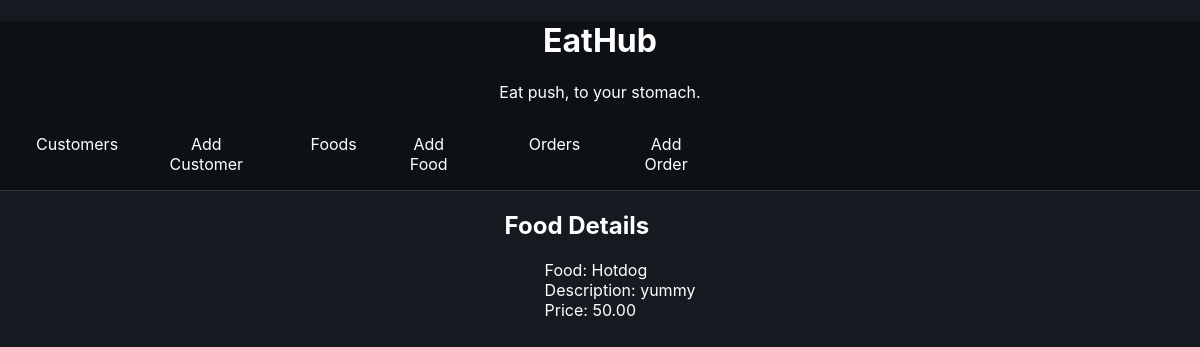
Page /webkiosk/food/2/ on the committed database.
### webkiosk/models.py (models this page shows, shortened)
class Food(models.Model):
    name = models.CharField(max_length=50)
    description = models.CharField(max_length=200)
    price = models.DecimalField(decimal_places=2, max_digits=6)

### webkiosk/views.py (the view)
# urls.py: path('food/<int:pk>/', views.listfooddetails, name='food-details'),
def listfooddetails(request, pk):
    f = get_object_or_404(Food, id=pk)
    context = {'food': f}
    return render(request, 'webkiosk/food_detail.html', context)

### webkiosk/templates/webkiosk/food_detail.html (shortened to what this page needs)
{% extends 'webkiosk/base_template.html' %}
{% block maincontent %}
<h2> Food Details</h2>
<ul class="list-style-none">
    <li>Food: {{ food.name }}</li>
    <li>Description: {{ food.description }}</li>
    <li>Price: {{ food.price }}</li>
</ul>
{% endblock %}

### rows in the picture
Food: name "Hotdog", description "yummy", price "50.00"
